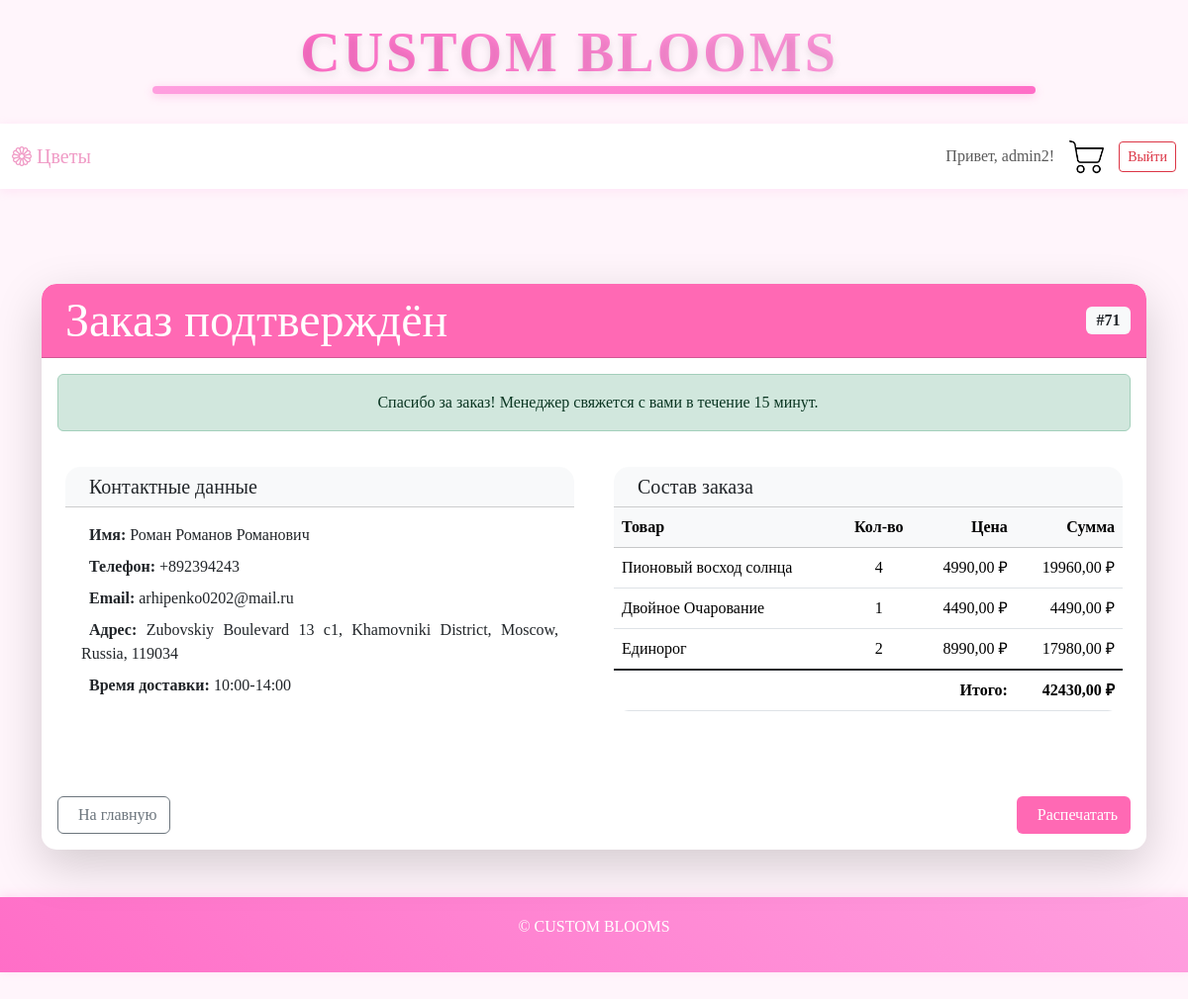
/order/success/71/ (signed in), run on the app's committed database.
### blog/models.py (models this page shows, shortened)
class Order(models.Model):
    user = models.ForeignKey(User, on_delete=models.CASCADE)
    created_at = models.DateTimeField(auto_now_add=True)
    total_amount = models.DecimalField(max_digits=10, decimal_places=2)
    address = models.CharField(max_length=255)
    customer_name = models.CharField(max_length=100)
    phone = models.CharField(max_length=20)
    email = models.EmailField()
    delivery_time = models.CharField(max_length=50)
    status_order = models.CharField(max_length=20, default='processing')
    comment = models.TextField(blank=True, null=True, verbose_name='Комментарий к заказу')
    class Meta:
        verbose_name = "Заказ"
        verbose_name_plural = "Заказы"

class OrderTime(models.Model):
    order = models.ForeignKey(Order, on_delete=models.CASCADE, verbose_name='заказ')
    flower = models.ForeignKey(Flowers, on_delete=models.CASCADE, verbose_name='цветок')
    quantity = models.PositiveIntegerField(
        verbose_name='количество',
    )
    unit_price = models.DecimalField(
        verbose_name='цена за единицу',
        max_digits=10,
        decimal_places=2,
        editable=False,  # нельзя редактировать
    )
    def get_total(self):
        if self.unit_price is None or self.quantity is None:
            return 0  # Если одно из значений None, возвращаем 0
        return self.unit_price * self.quantity
    class Meta:
        verbose_name = 'позиция'
        verbose_name_plural = 'позиции'

class Flowers(models.Model):
    title = models.CharField(
        verbose_name='название',
        max_length=255,
    )
    description = models.TextField(
        verbose_name='описание',
    )
    price = models.DecimalField(
        max_digits=10,
        decimal_places=2,
    )
    stock = models.IntegerField(
        default=0,
        verbose_name='количество в наличии',
    )
    category = models.ForeignKey(
        Category,
        on_delete=models.CASCADE,
        verbose_name='категория',
    )
    date_add = models.DateTimeField(
        auto_now_add=True,
        verbose_name='дата добавления',
    )
    image = models.ImageField(
        verbose_name='картинки',
        upload_to='uploads/',
    )
    image_two = models.ImageField(
        verbose_name='вторая картинка',
        upload_to='uploads/',
    )
    class Meta:
        verbose_name = 'цветок'
        verbose_name_plural = 'цветы'

### blog/views.py (the view)
# urls.py: path('order/success/<int:order_id>/', order_success, name='order_success'),
def order_success(request, order_id):
    try:
        order = get_object_or_404(Order, id=order_id)
        print(f"Адрес заказа: {order.address}")  # Проверка, что адрес передается корректно
        if request.user != order.user:
            raise Http404("Это не ваш заказ")
        return render(request, 'blog/order_success.html', {
            'order': order,
            'order_items': order.ordertime_set.all()
        })
    except Exception as e:
        print(f"Ошибка в order_success: {str(e)}")
        raise Http404("Произошла ошибка при отображении заказа")

### templates/blog/order_success.html (shortened to what this page needs)
{% extends 'blog/index.html' %}
{%  load static %}
{% block content %}
<link rel="stylesheet" href="{% static 'blog/css/styles.css' %}">
<div class="container mt-4 mb-5">
    <div class="card border-0 shadow-lg">
        <div class="card-header bg-pink text-white">
            <div class="d-flex justify-content-between align-items-center">
                <h2 class="mb-0">Заказ подтверждён</h2>
                <span class="badge bg-light text-dark fs-6">#{{ order.id }}</span>
            </div>
        </div>
        <div class="card-body">
            <div class="alert alert-success">
                Спасибо за заказ! Менеджер свяжется с вами в течение 15 минут.
            </div>
            <div class="row">
                <div class="col-md-6">
                    <div class="card mb-4">
                        <div class="card-header bg-light">
                            <h5 class="mb-0">Контактные данные</h5>
                        </div>
                        <div class="card-body">
                            <ul class="list-unstyled">
                                <li class="mb-2"><strong>Имя:</strong> {{ order.customer_name }}</li>
                                <li class="mb-2"><strong>Телефон:</strong> {{ order.phone }}</li>
                                <li class="mb-2"><strong>Email:</strong> {{ order.email }}</li>
                                <li class="mb-2"><strong>Адрес:</strong> {{ order.address }}</li>
                                <li><strong>Время доставки:</strong> {{ order.delivery_time }}</li>
                            </ul>
                        </div>
                    </div>
                </div>
                <div class="col-md-6">
                    <div class="card">
                        <div class="card-header bg-light">
                            <h5 class="mb-0">Состав заказа</h5>
                        </div>
                        <div class="card-body p-0">
                            <div class="table-responsive">
                                <table class="table table-hover mb-0">
                                    <thead class="table-light">
                                        <tr>
                                            <th>Товар</th>
                                            <th class="text-center">Кол-во</th>
                                            <th class="text-end">Цена</th>
                                            <th class="text-end">Сумма</th>
                                        </tr>
                                    </thead>
                                    <tbody>
                                        {% for item in order.ordertime_set.all %}
                                        <tr>
                                            <td>{{ item.flower.title }}</td>
                                            <td class="text-center">{{ item.quantity }}</td>
                                            <td class="text-end">{{ item.unit_price }} ₽</td>
                                            <td class="text-end">{{ item.get_total|default:item.unit_price }} ₽</td>
                                        </tr>
                                        {% endfor %}
                                    </tbody>
                                    <tfoot class="table-group-divider">
                                        <tr>
                                            <th colspan="3" class="text-end">Итого:</th>
                                            <th class="text-end">{{ order.total_amount }} ₽</th>
                                        </tr>
                                    </tfoot>
                                </table>
                            </div>
                        </div>
                    </div>
                </div>
            </div>
            <div class="d-flex justify-content-between mt-4">
                <a href="{% url 'index' %}" class="btn btn-outline-secondary">
                    На главную
                </a>
                <button class="btn btn-pink" onclick="window.print()">
                    Распечатать
                </button>
            </div>
        </div>
    </div>
</div>
{% endblock %}

### templates/blog/index.html (shortened to what this page needs)
{% load static %}
<!DOCTYPE html>
<html lang="ru">
<head>
    <link href="https://cdn.jsdelivr.net/npm/bootstrap@5.3.3/dist/css/bootstrap.min.css" rel="stylesheet">
    <link rel="stylesheet" href="{% static 'blog/css/styles.css' %}">
    <link rel="stylesheet" href="https://cdn.jsdelivr.net/npm/bootstrap-icons@1.11.1/font/bootstrap-icons.css">
</head>
<body>
    <header class="px-3" style="background-color: var(--bg-color);">
        <div class="container text-center position-relative">
            <a href="{% url 'index' %}" class="text-decoration-none">
                <h1 class="m-0 site-title">CUSTOM BLOOMS</h1>
            </a>
            <div class="header-line"></div>
        </div>
    </header>
    <nav class="navbar navbar-expand-lg navbar-light">
        <div class="container-fluid">
            <a class="navbar-brand" href="#" style="color:rgb(240, 155, 198);">
                <i class="bi bi-flower1"></i> Цветы
            </a>
            <div class="collapse navbar-collapse" id="navbarNav">
                <div class="ms-auto d-flex align-items-center gap">
                    {% if user.is_authenticated %}
                        <span class="navbar-text">Привет, {{ user.username }}!</span>
                        <a href="{% url 'basket' %}">
                            <img src="{% static 'blog/decor_images/k.png' %}" class="icon" alt="Корзина">
                        </a>
                        <a href="{% url 'logout' %}" class="btn btn-sm btn-outline-danger">Выйти</a>
                    {% else %}
                        <a href="{% url 'login' %}" class="btn btn-sm btn-custom">Авторизоваться</a>
                    {% endif %}
                </div>
            </div>
        </div>
    </nav>
    <main class="container-fluid my-5 p-0">
    <div class="container text-center" style="max-width: 1200px; margin: 0 auto;">
        <div class="row row-cols-1 row-cols-md-3 g-4 mt-5 justify-content-center">
            {% for flower in flowers %}
            <div class="col">
                <div class="card h-100 shadow-sm flower-card">
                    <a href="{% url 'flower_detail' flower.id %}" class="flower-card-img-container">
                        <img src="{{ flower.image.url }}"
                            class="flower-card-img"
                            alt="{{ flower.title }}">
                    </a>
                    <div class="flower-card-body">
                        <a href="{% url 'flower_detail' flower.id %}" class="text-decoration-none text-dark">
                            <h5 class="card-title flower-card-title">{{ flower.title }}</h5>
                            <p class="flower-card-price">{{ flower.price }} ₽</p>
                        </a>
                    </div>
                    <div class="flower-card-footer">
                        <form action="{% url 'add_basket' %}" id="myForm" method="post">
                            {% csrf_token %}
                            <input type="hidden" name="flower_id" value="{{ flower.id }}">
                            <button class="btn btn-custom w-100 add-to-cart" data-flower-id="{{ flower.id }}">
                                <i class="bi bi-cart-plus"></i> Добавить в корзину
                            </button>
                        </form>
                    </div>
                </div>
            </div>
            {% empty %}
            <div style="width:100% !important" class="col-12">
                {% block content %}
                {% endblock %}
            </div>
            {% endfor %}
        </div>
    </div>
    <footer class="text-white text-center p-3">
        <p>&copy; CUSTOM BLOOMS</p>
    </footer>
</body>
</html>

### static/blog/css/styles.css (style rules this page uses)
body { font-family: 'Georgia', serif; color: var(--text-color); }
.site-title { font-family: 'Georgia', serif; }

### templates/blog/index.html (style rules this page uses)
:root { --main-color: #FF9FDF; --hover-color: #FF6EC7; --bg-color: #FFF5FB; --text-color: #5A2D50; }
.site-title { font-family: 'Georgia', sans-serif; font-weight: 700; font-size: 3.5rem; letter-spacing: 3px; background: linear-gradient(45deg, #FF6EC7, #FF9FDF); -webkit-background-clip: text; background-clip: text; color: transparent; text-shadow: 0 4px 8px rgba(0,0,0,0.1); position: relative; display: inline-block; padding-right: 50px; margin-bottom: 10px; }
.navbar-text { font-weight: bold; }
body { font-family: 'Georgia', sans-serif; background-color: var(--bg-color); color: var(--text-color); padding-top: 20px; }
.header-line { height: 8px; background: linear-gradient(90deg, #FF9FDF, #FF6EC7); margin: 0 auto 30px; width: 80%; border-radius: 4px; box-shadow: 0 2px 10px rgba(255, 110, 199, 0.3); }
.navbar { background-color: white !important; box-shadow: 0 2px 10px rgba(255, 159, 223, 0.2); padding: 13px 0; }
.card { border: none; border-radius: 12px; overflow: hidden; transition: all 0.3s ease; background-color: white; }
footer { background: linear-gradient(45deg, #FF6EC7, #FF9FDF) !important; box-shadow: 0 -2px 10px rgba(255, 159, 223, 0.3); }
.icon { width: 35px; height: 35px; }
.ms-auto { margin-left: auto; }
.gap { gap: 15px; }
.navbar-text { font-weight: 500; }
.btn-outline-danger { color: #dc3545; border-color: #dc3545; }
img { width: 100%; height: auto; object-fit: cover; }
h3, p { text-align: center; }
.col-md-6 { display: block; text-align: justify; max-width: 800px; margin: 0 auto; padding: 20px; }
p { line-height: 1.8; margin-bottom: 15px; }
.row { align-items: flex-start; }
h2 { margin-bottom: 20px; font-size: 3rem; text-align: justify; }
html, body { overflow-x: hidden; }

### templates/blog/order_success.html (style rules this page uses)
.bg-pink { background-color: #ff69b4 !important; }
.btn-pink { background-color: #ff69b4; color: white; }
.card { border-radius: 15px; }
.card-header { border-radius: 15px 15px 0 0 !important; }
.table th { font-weight: 600; }

### data on the page
Order: id "71", customer_name "Роман Романов Романович", phone "+892394243", email "arhipenko0202@mail.ru", address "Zubovskiy Boulevard 13 с1, Khamovniki District, Moscow, Russia, 119034", delivery_time "10:00-14:00", total_amount "42430,00"
OrderTime: flower "Пионовый восход солнца", quantity "4", unit_price "4990,00", get_total "19960,00"
OrderTime: flower "Двойное Очарование", quantity "1", unit_price "4490,00", get_total "4490,00"
OrderTime: flower "Единорог", quantity "2", unit_price "8990,00", get_total "17980,00"

### other printed values
{{ user.username }} "admin2"
